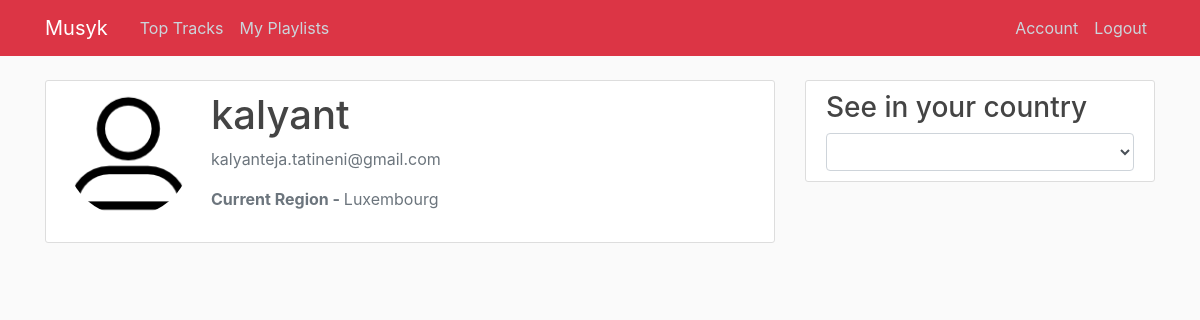
Page /account (signed in) on the earlier database version.
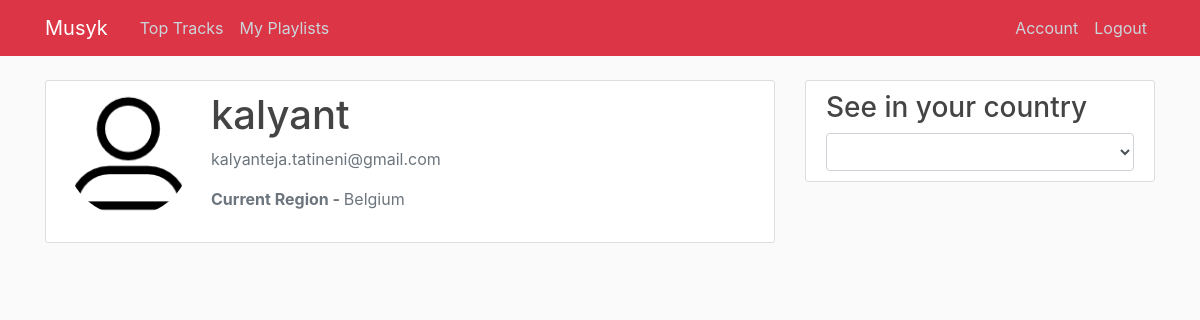
Same page on the later database version.
### musyk/models.py (models this page shows, shortened)
class User(db.Model, UserMixin):
    id = db.Column(db.Integer, primary_key=True)
    username = db.Column(db.String(20), unique=True, nullable=False)
    email = db.Column(db.String(120), unique=True, nullable=False)
    image_file = db.Column(db.String(20), nullable=False, default='default.jpg')
    password = db.Column(db.String(60), nullable=False)
    country = db.Column(db.Text, nullable=False, default='Worldwide')
    tracks = db.relationship('Track', backref='listener', lazy=True)

### musyk/routes.py (the view)
@app.route("/account")
@login_required
def account():
    return render_template('account.html', title='Account', countries=allcountries)

### musyk/models.py (called while the page is built)
@login_manager.user_loader
def load_user(user_id):
    return User.query.get(int(user_id))

### musyk/templates/account.html
{% extends "layout.html" %}
{% block content %}
    <div class="content-section">
        <div class="media">
            <img class="rounded-circle account-img" src="{{ url_for('static', filename='default-user.png') }}">
            <div class="media-body">
            <h5 class="account-heading">{{ current_user.username }}</h5>
            <p class="text-secondary">{{ current_user.email }}</p>
            <p class="text-secondary"><strong>Current Region - </strong> {{ current_user.country }}</p>
            </div>
        </div>
    </div>
{% endblock content %}

Differences in the rows shown:
changed User "kalyant": country "Luxembourg" → "Belgium"
